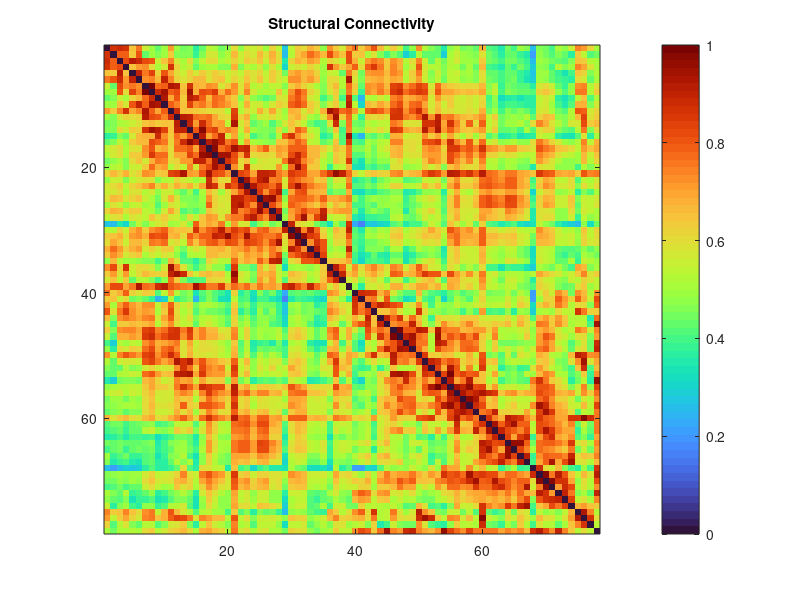

Recreate this plot in MATLAB. (Note: this script raises an error after producing the figure.)
function SteveBrain = SteveBrain()

C78 = C_data;
dt = 0.001;
tmax = 100;
sample_rate = 4/dt;
tspan = 0:dt:tmax;
num_steps = length(tspan);
P.a = 0;
P.omega = 12*2*pi;
P.beta = 0.5;
P.G = 0.5;

%Rescale weights as in paper
C78 = C78/max(max(C78));

% - Graph Laplacian
Lap = C78 - diag(sum(C78,1));
 
%Plot the structural connectivity
figure(1)
clf
imagesc(C78);
colormap("turbo")
colorbar;
caxis([0 1])
title("Structural Connectivity")

% Initialize the arrays to store the x, y values for all neurons
x_values = zeros(length(C78),num_steps);
y_values = zeros(length(C78),num_steps);

% Initialize x and y vectors
x = ones(length(C78),1)*0.5;
y = ones(length(C78),1)*0.5;

%Euler-Maryuma
for step = 1:num_steps

    % Generate a single random noise term for each neuron
    P.noise = randn(length(C78),1)*sqrt(dt);

    % Calculate the dxdt and dydt
    dxdt = (P.a - x.^2 - y.^2).*x - P.omega*y + P.G*Lap*x;
    dydt = (P.a - x.^2 - y.^2).*y + P.omega*x + P.G*Lap*y;

    % Update the x and y values
    x = x+dxdt*dt+P.beta.*P.noise;
    y = y+dydt*dt+P.beta.*P.noise;

    % Store the values
    x_values(:,step) = x;
    y_values(:,step) = y;

end

%Bandpass at preferred frequency - for a given node
node = 10;
bandpass_signal = bandpass(x_values(node,:), [10 14], sample_rate);
[amplitude_upper,amplitude_lower] = envelope(bandpass_signal);

% amplitude_upper = abs(hilbert(real(bandpass_signal)));
slow_envelope = lowpass(amplitude_upper, 1, sample_rate);

% figure(2);
% clf;
% subplot(3,1,1);
% plot(tspan,x_values(10,:));
% xlabel("timesteps")
% ylabel("x(t)")
% hold on;
% 
% subplot(3,1,2);
% plot(tspan,bandpass_signal);
% xlabel("timesteps")
% ylabel("x(t)")
% hold on;
% plot(tspan,amplitude_upper,'r-');
% 
% subplot(3,1,3);
% plot(tspan,slow_envelope);
% xlabel("timesteps")
% ylabel("x(t)")
% hold on;

beta_values = [0.5, 1.5, 3];
freqs = [2 6; 6 10; 10 14; 14 18; 18 22];

figure(4)
clf

for beta = beta_values
    M_values = zeros(1, length(freqs));

    for freq=1:length(freqs)
    % now all nodes
    bandpass_signal = bandpass(x_values', freqs(freq,:), sample_rate);
    [amplitude_upper,amplitude_lower] = envelope(bandpass_signal);
    slow_envelope = lowpass(amplitude_upper, 1, sample_rate);
    
    hilbert_envelope = hilbert(amplitude_upper);
    angle_envelope = angle(hilbert_envelope);
    
    exp_phase=exp(1i*slow_envelope);
    phase_sum=sqrt(sum(exp_phase.^2,2));
    R=phase_sum/length(C78);
    
    FC = corrcoef(slow_envelope);
    
    %Plot the functional connectivity
    figure(3)
    clf
    imagesc(FC)
    colormap("turbo")
    colorbar;
    shading interp;
    clim([0 1]);
    title("Functional Connectivity")
    
    % 
    % figure(4)
    % clf
    % correlation_matrix=corrcoef(slow_envelope);
    % correlation_matrix=correlation_matrix-(diag(correlation_matrix).*eye(length(correlation_matrix)));
    % imagesc(abs(correlation_matrix));
    % colorbar;
    % 
    % xlabel('Region')
    % ylabel('Region')
    % title('Envelope FCs')
    
    % V=[];
    % CCD=[];
    % [m,n] = size(slow_envelope);
    % 
    % for time=1:1:m
    % 
    %     for i=1:1:n
    % 
    %         diffs = angle_envelope(time,i)-angle_envelope(time,:);
    %         abs_diff=cos(sqrt(sum(diffs.^2)));
    %         V(time,i)=abs_diff;
    % 
    %     end
    % end
    % 
    % for t1=1:m
    %     for t2=1:m
    %         CCD(t1,t2)=(dot(V(t1,:),V(t2,:)))/(sqrt(sum((V(t1,:).^2)))*sqrt(sum((V(t2,:).^2))));
    %     end
    % end
    % 
    % figure(5)
    % clf
    % imagesc(CCD);
    % colorbar;
    % caxis([0 1])
    % xlabel('Time Step, t_1')
    % ylabel('Time Step, t_2')
    % title('CCD of Brain Regions')
    
    comparison = corr(C78',FC');
    % figure(6)
    % clf
    % imagesc(comparison)
    % colormap('turbo')
    % colorbar;
    
    M = mean(comparison,'all');
    
    M_values(freq) = M;
    
    freq_ranges = [freqs(:,1), freqs(:,2)];
    
    end

figure(4)
plot(1:length(M_values), M_values, '-o', 'LineWidth', 2, MarkerFaceColor='auto', DisplayName= ['\beta = ', num2str(P.beta)]);
hold on

end

ylim([0 1])
xlabel('Bandpassing Frequency Range');
ylabel('Mean Correlation');
xticks(1:length(freqs));
xticklabels(cellstr(num2str(freq_ranges)));
xtickangle(45);
grid on;

end

%% C78
function C78 = C_data
data = load("C78.mat");
C78 = data.C;
end
